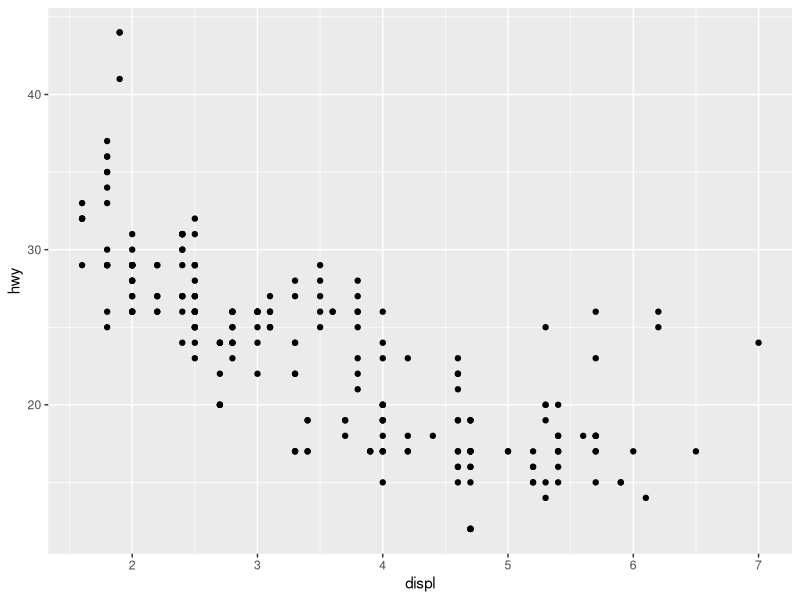
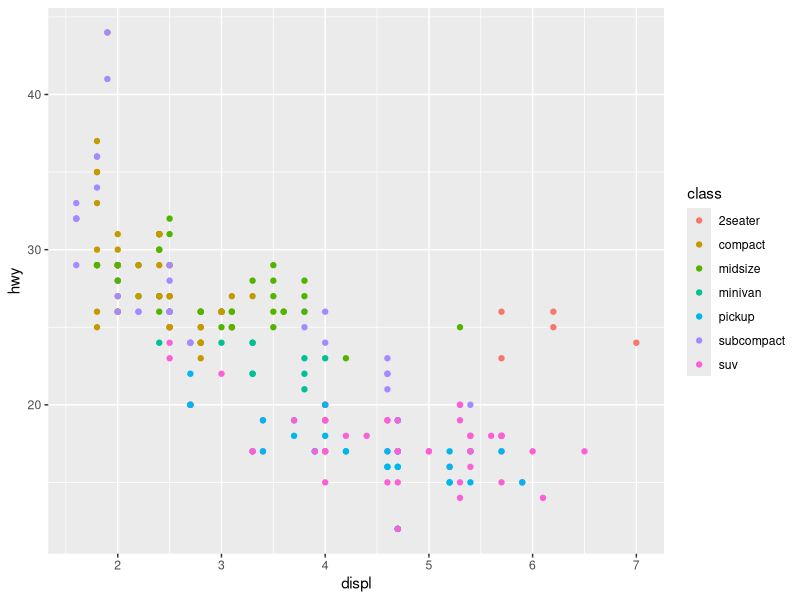
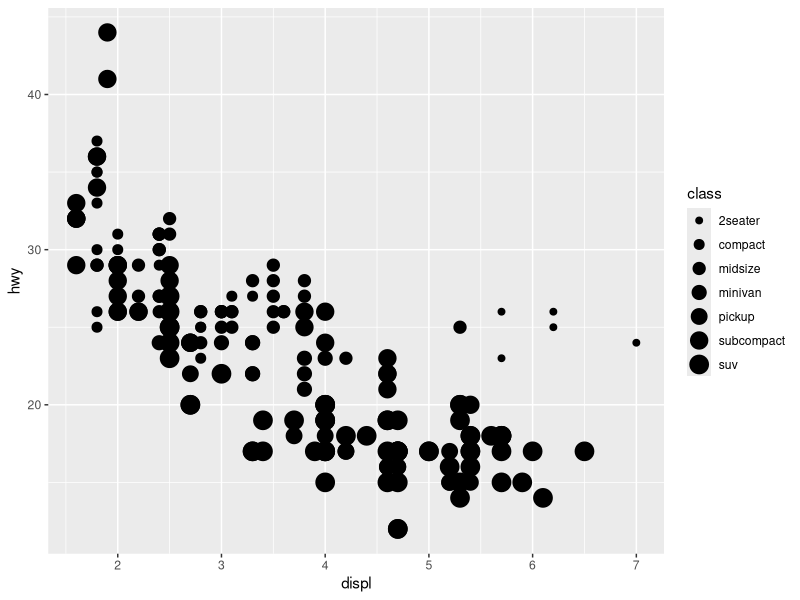
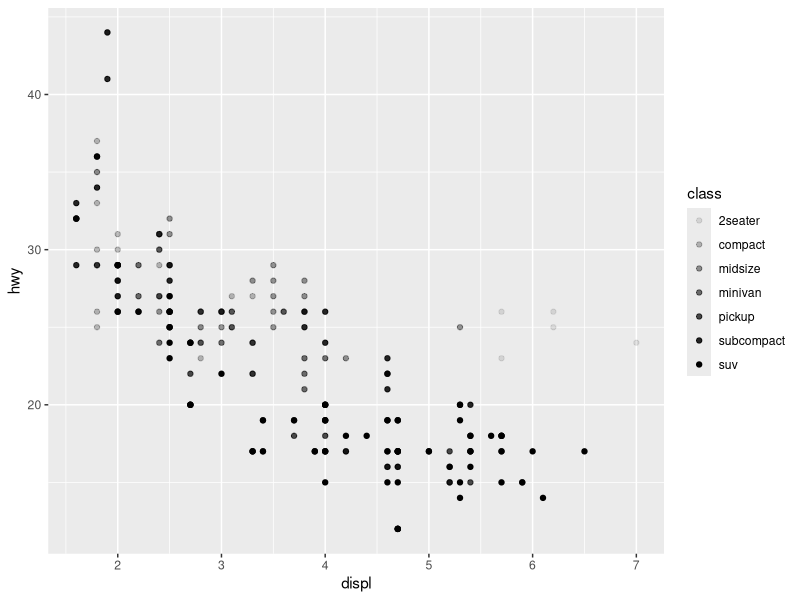
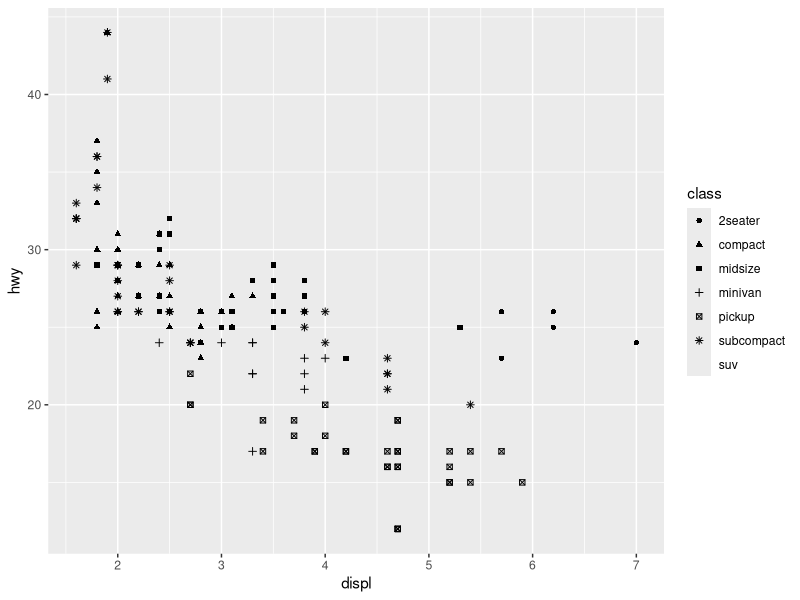
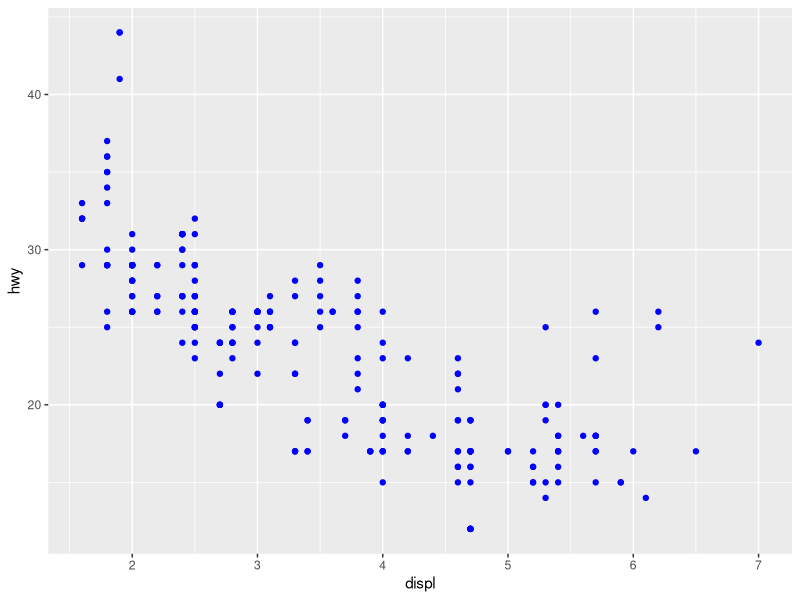
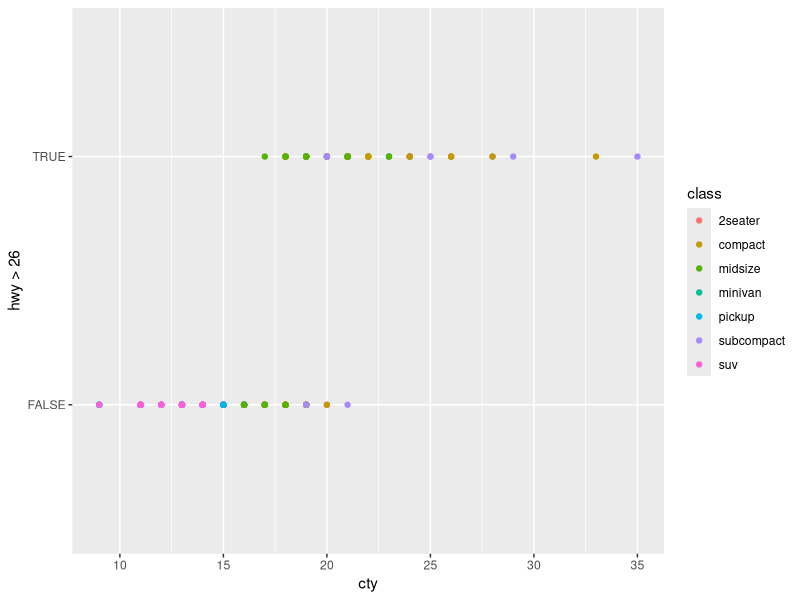
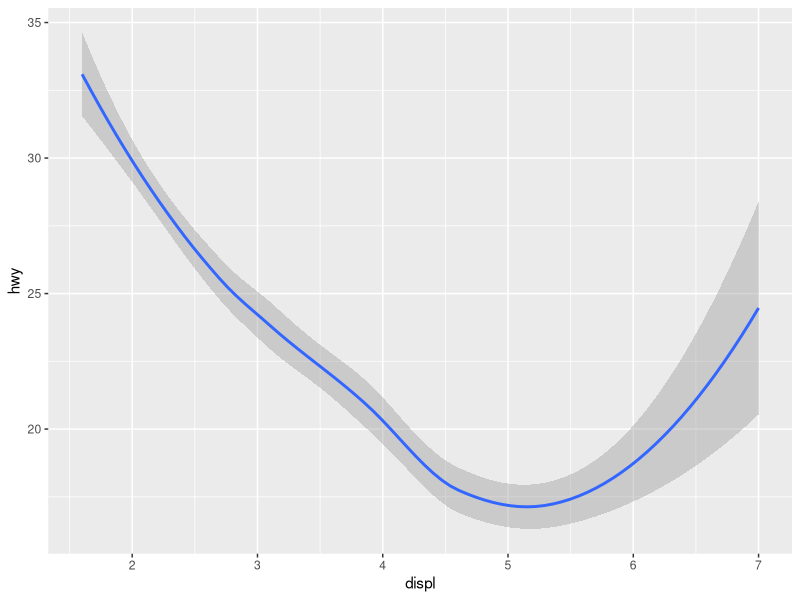

Generate these figures, in order, with R:
## ---- chunk 1
library(knitr)
library(ggplot2)
ggplot(data = mpg) + geom_point(mapping = aes(x = displ, y = hwy))
## ---- chunk 2
ggplot(data = mpg) + geom_point(mapping = aes(x = displ, y = hwy, color = class))
## ---- chunk 3
#or map the class to the size aesthetic
ggplot(data = mpg) + geom_point(mapping = aes(x = displ, y = hwy, size = class))
## ---- chunk 4
#or map the class to the alpha aesthetic (transparency of points).
ggplot(data = mpg) + geom_point(mapping = aes(x = displ, y = hwy, alpha = class))
## ---- chunk 5
#or map class to the shape of the points
ggplot(data = mpg) + geom_point(mapping = aes(x = displ, y = hwy, shape = class))
## ---- chunk 6
#You can set aesthetic properties manually, e.g make all points become blue
ggplot(data = mpg) + geom_point(mapping = aes(x = displ, y = hwy), color = "blue")
## ---- chunk 7
ggplot(data = mpg) + geom_point(mapping = aes(x = cty, y = hwy > 26, color = class))
## ---- chunk 8
ggplot(data = mpg) +
        geom_smooth(mapping = aes(x = displ, y = hwy))
#every geom function takes a mapping, 
# not every aesthetic works with every geom
## ---- chunk 9
ggplot(data = mpg) + 
        geom_smooth(mapping = aes(x = displ, y = hwy, linetype = drv))
## ---- chunk 10
ggplot(data = mpg) +
        geom_point(mapping = aes(x = displ, y = hwy, color = drv)) +
        geom_smooth(mapping = aes(x = displ, y = hwy, color=drv, linetype = drv))
## ---- chunk 11
ggplot(data = mpg) + 
        geom_point(mapping = aes(x = displ, y = hwy)) +
        geom_smooth(mapping= aes(x = displ, y = hwy))
## ---- chunk 12
ggplot(data = mpg, mapping = aes(x = displ, y = hwy)) + 
        geom_point() + 
        geom_smooth()
## ---- chunk 13
ggplot(data = mpg, mapping = aes(x = displ, y = hwy)) + 
        geom_point(mapping = aes(color = class)) + 
        geom_smooth()
## ---- chunk 14
ggplot(data = mpg, mapping = aes(x = displ, y = hwy)) +
        geom_point() +
        geom_smooth(data = subset(mpg, cyl == 8))
